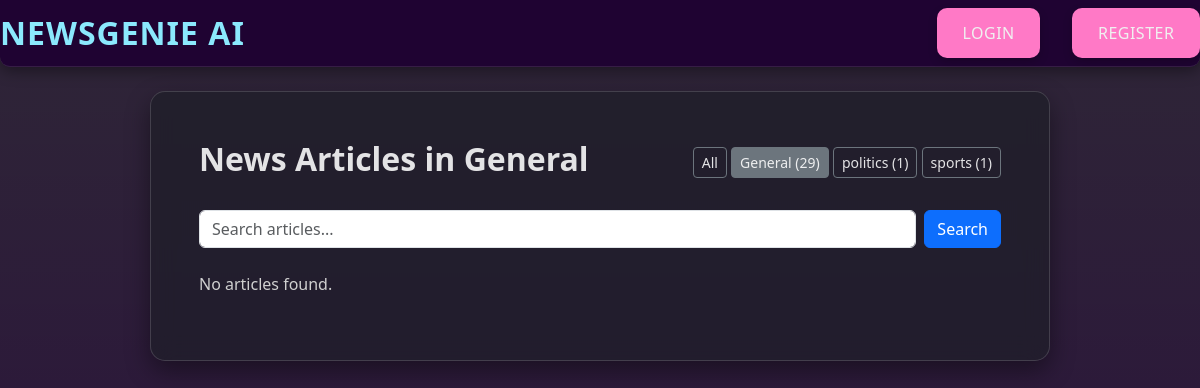
The page /?category=General on the database as committed earlier.
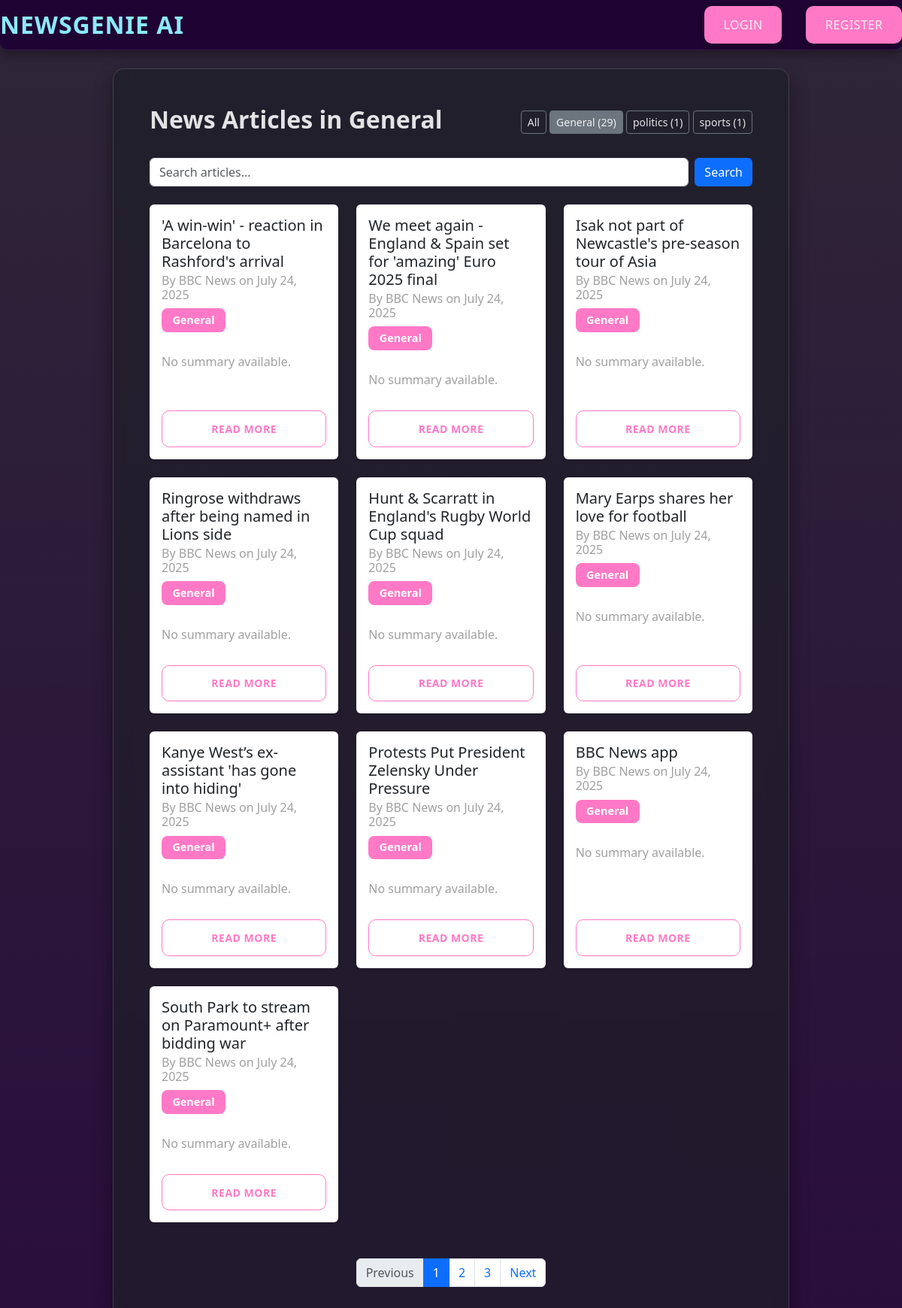
The same page on the database as committed later.
### news/models.py (models this page shows, shortened)
class Category(models.Model):
    name = models.CharField(max_length=100)
    description = models.TextField(blank=True)
    class Meta:
        verbose_name_plural = "Categories"

class Article(models.Model):
    title = models.CharField(max_length=200)
    content = models.TextField()
    category = models.ForeignKey(Category, on_delete=models.SET_NULL, null=True, blank=True)
    published_date = models.DateTimeField(default=timezone.now)
    created_at = models.DateTimeField(auto_now_add=True)
    audio_file = models.FileField(upload_to='audio/', blank=True, null=True)
    image = models.ImageField(upload_to='articles/', blank=True, null=True)
    author = models.CharField(max_length=255, default="Unknown Source")
    publication_date = models.DateTimeField(null=True, blank=True)
    link = models.URLField(max_length=500, unique=True, null=True, blank=True)
    source = models.CharField(max_length=100, default='Unknown')
    categories = models.ManyToManyField('Category', related_name='multi_articles')
    summary = models.TextField(blank=True, null=True)
    is_summary_generated = models.BooleanField(default=False)
    approved = models.BooleanField(default=False)  # ✅ New field
    audio_file = models.FileField(upload_to='news_audio/', blank=True, null=True)
    def approved_status(self):
        return "Approved" if self.approved else "Pending"
    approved_status.boolean = True
    approved_status.short_description = "Status"
    class Meta:
        ordering = ['-published_date']

### news/views.py (the view, shortened to what this page needs)
# urls.py: path('', views.ArticleListView.as_view(), name='article_list'),
class ArticleListView(ListView):
    model = Article
    template_name = 'news/article_list.html'
    context_object_name = 'articles'
    paginate_by = 10
    def get_queryset(self):
        queryset = Article.objects.filter(approved=True).order_by('-published_date')
        category_name = self.request.GET.get('category')
        query = self.request.GET.get('q')
        if category_name and category_name.lower() != 'all':
            queryset = queryset.filter(category__name__iexact=category_name)
        if query:
            queryset = queryset.filter(
                Q(title__icontains=query) | Q(content__icontains=query)
            )
        return queryset
    def get_context_data(self, **kwargs):
        context = super().get_context_data(**kwargs)
        context['categories'] = Category.objects.annotate(article_count=Count('article')).order_by('name')
        context['current_category'] = self.request.GET.get('category', 'All')
        context['search_query'] = self.request.GET.get('q', '')
        context['recommendations'] = []
        return context

### news/templates/news/article_list.html (shortened to what this page needs)
{% extends 'base.html' %}
{% block content %}
<div class="container mt-4">
    <div class="d-flex justify-content-between align-items-center mb-4">
        <h2 class="fw-bold" style="color:rgba(255, 255, 255, 0.879)">News Articles {% if current_category != 'All' %}in {{ current_category }}{% endif %}</h2>
        <div>
            <a href="{% url 'news:article_list' %}" class="btn btn-outline-secondary btn-sm {% if current_category == 'All' %}active{% endif %}"style="color:rgba(255, 255, 255, 0.879)">All</a>
            {% for category in categories %}
                <a href="?category={{ category.name }}"
                   class="btn btn-outline-secondary btn-sm {% if current_category == category.name %}active{% endif %}" style="color:rgba(255, 255, 255, 0.879)">
                    {{ category.name }} ({{ category.article_count }})
                </a>
            {% endfor %}
        </div>
    </div>
    <div class="mb-4">
        <form method="GET" action="{% url 'news:article_list' %}" class="d-flex">
            <input class="form-control me-2" type="search" placeholder="Search articles..." name="q" value="{{ search_query }}">
            <button class="btn btn-primary" type="submit">Search</button>
        </form>
    </div>
    {% if articles %}
    <div class="row">
        {% for article in articles %}
            <div class="col-md-6 col-lg-4 mb-4">
                <div class="card h-100 shadow-sm border-0">
                    <div class="card-body d-flex flex-column">
                        <h5 class="card-title">{{ article.title }}</h5>
                        <h6 class="card-subtitle mb-2 text-muted">By {{ article.author }} on {{ article.published_date|date:"F d, Y" }}</h6>
                        <div class="mb-2">
                            <span class="badge bg-primary">{{ article.category.name }}</span>
                        </div>
                        <p class="card-text text-muted">{{ article.summary|default:"No summary available." }}</p>
                        <a href="{% url 'news:article_detail' article.pk %}" class="btn btn-sm btn-outline-primary mt-auto">Read More</a>
                    </div>
                </div>
            </div>
        {% endfor %}
    </div>
    {% else %}
        <p>No articles found.</p>
    {% endif %}
    {% if is_paginated %}
    <nav aria-label="Page navigation">
        <ul class="pagination justify-content-center mt-4">
            {% if page_obj.has_previous %}
                <li class="page-item">
                    <a class="page-link" href="?page={{ page_obj.previous_page_number }}{% if request.GET.category %}&category={{ request.GET.category }}{% endif %}">Previous</a>
                </li>
            {% else %}
                <li class="page-item disabled"><span class="page-link">Previous</span></li>
            {% endif %}
            {% for i in page_obj.paginator.page_range %}
                {% if page_obj.number == i %}
                    <li class="page-item active"><span class="page-link">{{ i }}</span></li>
                {% else %}
                    <li class="page-item"><a class="page-link" href="?page={{ i }}{% if request.GET.category %}&category={{ request.GET.category }}{% endif %}">{{ i }}</a></li>
                {% endif %}
            {% endfor %}
            {% if page_obj.has_next %}
                <li class="page-item">
                    <a class="page-link" href="?page={{ page_obj.next_page_number }}{% if request.GET.category %}&category={{ request.GET.category }}{% endif %}">Next</a>
                </li>
            {% else %}
                <li class="page-item disabled"><span class="page-link">Next</span></li>
            {% endif %}
        </ul>
    </nav>
    {% endif %}
</div>
{% endblock %}

Rows that differ between the two databases and show on the page:
now on this page (row edited): Article: title "'A win-win' - reaction in Barcelona to Rashford's arrival", author "BBC News", published_date "July 24, 2025", category.name "General", summary "No summary available."
now on this page (row edited): Article: title "We meet again - England & Spain set for 'amazing' Euro 2025 final", author "BBC News", published_date "July 24, 2025", category.name "General", summary "No summary available."
now on this page (row edited): Article: title "Isak not part of Newcastle's pre-season tour of Asia", author "BBC News", published_date "July 24, 2025", category.name "General", summary "No summary available."
now on this page (row edited): Article: title "Ringrose withdraws after being named in Lions side", author "BBC News", published_date "July 24, 2025", category.name "General", summary "No summary available."
now on this page (row edited): Article: title "Hunt & Scarratt in England's Rugby World Cup squad", author "BBC News", published_date "July 24, 2025", category.name "General", summary "No summary available."
now on this page (row edited): Article: title "Mary Earps shares her love for football", author "BBC News", published_date "July 24, 2025", category.name "General", summary "No summary available."
now on this page (row edited): Article: title "Kanye West’s ex-assistant 'has gone into hiding'", author "BBC News", published_date "July 24, 2025", category.name "General", summary "No summary available."
now on this page (row edited): Article: title "Protests Put President Zelensky Under Pressure", author "BBC News", published_date "July 24, 2025", category.name "General", summary "No summary available."
now on this page (row edited): Article: title "BBC News app", author "BBC News", published_date "July 24, 2025", category.name "General", summary "No summary available."
now on this page (row edited): Article: title "South Park to stream on Paramount+ after bidding war", author "BBC News", published_date "July 24, 2025", category.name "General", summary "No summary available."
Other text that changed with them:
text no longer shown: "No articles found."
text now shown: "Previous Next"
new list line: "1"
new list line: "2"
new list line: "3"
